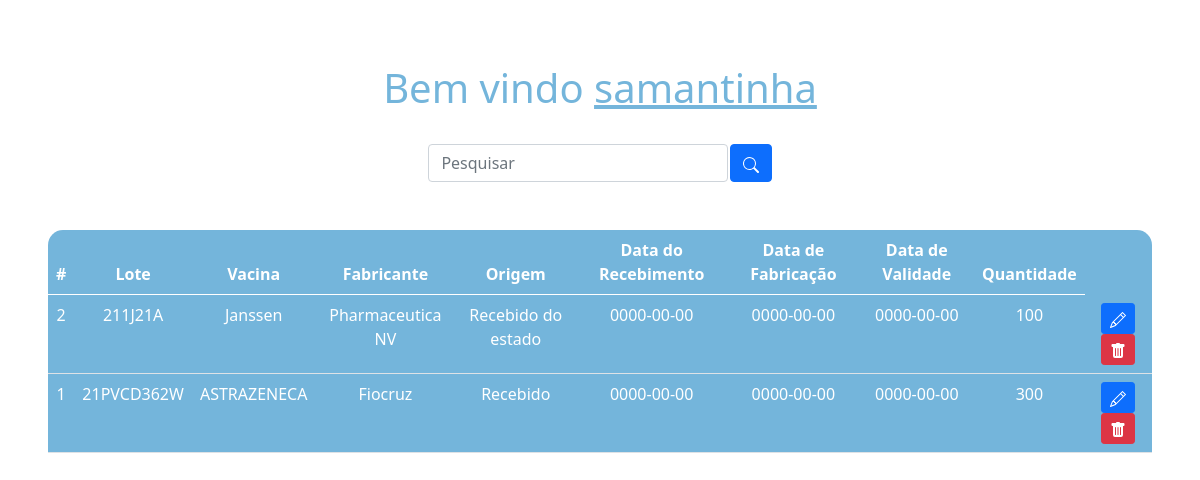
Screenshot of /estoque/vacina_estoque.php (signed in) with the database file from the repository.
### tables this page shows
CREATE TABLE `vacina_cadastro` (
  `id` int NOT NULL AUTO_INCREMENT,
  `nome_vacina` varchar(100) NOT NULL,
  `fabricante` varchar(100) NOT NULL,
  `quantidade` varchar(100) NOT NULL,
  `lote` varchar(100) NOT NULL,
  `origem` varchar(300) NOT NULL,
  `dt_recebimento` date NOT NULL,
  `dt_fabricacao` date NOT NULL,
  `dt_validade` date NOT NULL,
  PRIMARY KEY (`id`),
  KEY `nome_vacina` (`nome_vacina`)
);

### estoque/vacina_estoque.php (the view, shortened to what this page needs)
<?php
    include_once('config.php');
    $logado = $_SESSION['usuario'];
    if(!empty($_GET['search']))
    {
        $data = $_GET['search'];
        $sql = "SELECT * FROM vacina_cadastro WHERE id LIKE '%$data%' or lote LIKE '%$data%' or ORDER BY id DESC";
    }
    else
    {
        $sql = "SELECT * FROM vacina_cadastro ORDER BY id DESC";
    }
    $result = $conexao->query($sql);
?>
<!DOCTYPE html>
<html lang="en">
<head>
    <link href="https://cdn.jsdelivr.net/npm/bootstrap@5.0.2/dist/css/bootstrap.min.css" rel="stylesheet">
</head>
<body>
        <div class="container-fluid">
            <button class="navbar-toggler" type="button" data-bs-toggle="collapse" data-bs-target="#navbarNav" aria-controls="navbarNav" aria-expanded="false" aria-label="Toggle navigation">
                <span class="navbar-toggler-icon"></span>
            </button>
        </div>
    <br>
    <?php
        echo "<h1>Bem vindo <u>$logado</u></h1>";
    ?>
    <br>
    <div class="box-search">
        <input type="search" class="form-control w-25" placeholder="Pesquisar" id="pesquisar">
        <button onclick="searchData()" class="btn btn-primary">
        </button>
    </div>
    <div class="m-5">
        <table class="table text-white table-bg">
            <thead>
                <tr>
                    <th scope="col">#</th>
                    <th scope="col">Lote</th>
                    <th scope="col">Vacina</th>
                    <th scope="col">Fabricante</th>
                    <th scope="col">Origem</th>
                    <th scope="col">Data do Recebimento</th>
                    <th scope="col">Data de Fabricação</th>
                    <th scope="col">Data de Validade</th>
                    <th scope="col">Quantidade</th>
                </tr>
            </thead>
            <tbody>
                <?php
                    while($user_data = mysqli_fetch_assoc($result)) {
                        echo "<td>".$user_data['id']."</td>";
                        echo "<td>".$user_data['lote']."</td>";
                        echo "<td>".$user_data['nome_vacina']."</td>";
                        echo "<td>".$user_data['fabricante']."</td>";
                        echo "<td>".$user_data['origem']."</td>";
                        echo "<td>".$user_data['dt_recebimento']."</td>";
                        echo "<td>".$user_data['dt_fabricacao']."</td>";
                        echo "<td>".$user_data['dt_validade']."</td>";
                        echo "<td>".$user_data['quantidade']."</td>";
                        echo "<td>
                        <a class='btn btn-sm btn-primary' href='/posto/acoes/edit_vacinas.php?id=$user_data[id]' title='Editar'>
                            <svg xmlns='http://www.w3.org/2000/svg' width='16' height='16' fill='currentColor' class='bi bi-pencil' viewBox='0 0 16 16'>
                                <path d='M12.146.146a.5.5 0 0 1 .708 0l3 3a.5.5 0 0 1 0 .708l-10 10a.5.5 0 0 1-.168.11l-5 2a.5.5 0 0 1-.65-.65l2-5a.5.5 0 0 1 .11-.168l10-10zM11.207 2.5 13.5 4.793 14.793 3.5 12.5 1.207 11.207 2.5zm1.586 3L10.5 3.207 4 9.707V10h.5a.5.5 0 0 1 .5.5v.5h.5a.5.5 0 0 1 .5.5v.5h.293l6.5-6.5zm-9.761 5.175-.106.106-1.528 3.821 3.821-1.528.106-.106A.5.5 0 0 1 5 12.5V12h-.5a.5.5 0 0 1-.5-.5V11h-.5a.5.5 0 0 1-.468-.325z'/>
                            </svg>
                            </a>
                            <a class='btn btn-sm btn-danger' href='delete.php?id=$user_data[id]' title='Deletar'>
                                <svg xmlns='http://www.w3.org/2000/svg' width='16' height='16' fill='currentColor' class='bi bi-trash-fill' viewBox='0 0 16 16'>
                                    <path d='M2.5 1a1 1 0 0 0-1 1v1a1 1 0 0 0 1 1H3v9a2 2 0 0 0 2 2h6a2 2 0 0 0 2-2V4h.5a1 1 0 0 0 1-1V2a1 1 0 0 0-1-1H10a1 1 0 0 0-1-1H7a1 1 0 0 0-1 1H2.5zm3 4a.5.5 0 0 1 .5.5v7a.5.5 0 0 1-1 0v-7a.5.5 0 0 1 .5-.5zM8 5a.5.5 0 0 1 .5.5v7a.5.5 0 0 1-1 0v-7A.5.5 0 0 1 8 5zm3 .5v7a.5.5 0 0 1-1 0v-7a.5.5 0 0 1 1 0z'/>
                                </svg>
                            </a>
                            </td>";
                    }
                    ?>
            </tbody>
        </table>
    </div>
</body>
</html>

### estoque/vacina_estoque.php (style rules this page uses)
body { background-size: cover; color: white; text-align: center; }
.table-bg { background: #74B5DB; border-radius: 15px 15px 0 0; }
.box-search { display: flex; justify-content: center; gap: .1%; }
h1 { color: #74B5DB; }

### rows the page displays
vacina_cadastro: id "2", lote "211J21A", nome_vacina "Janssen", fabricante "Pharmaceutica NV", origem "Recebido do estado", dt_recebimento "0000-00-00", dt_fabricacao "0000-00-00", dt_validade "0000-00-00", quantidade "100"
vacina_cadastro: id "1", lote "21PVCD362W", nome_vacina "ASTRAZENECA", fabricante "Fiocruz", origem "Recebido", dt_recebimento "0000-00-00", dt_fabricacao "0000-00-00", dt_validade "0000-00-00", quantidade "300"

### other values shown
$logado "samantinha"
